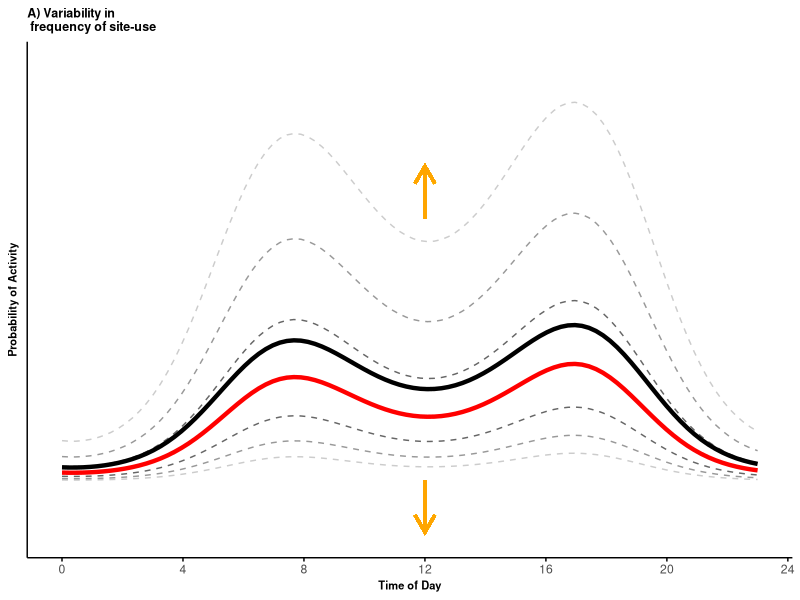
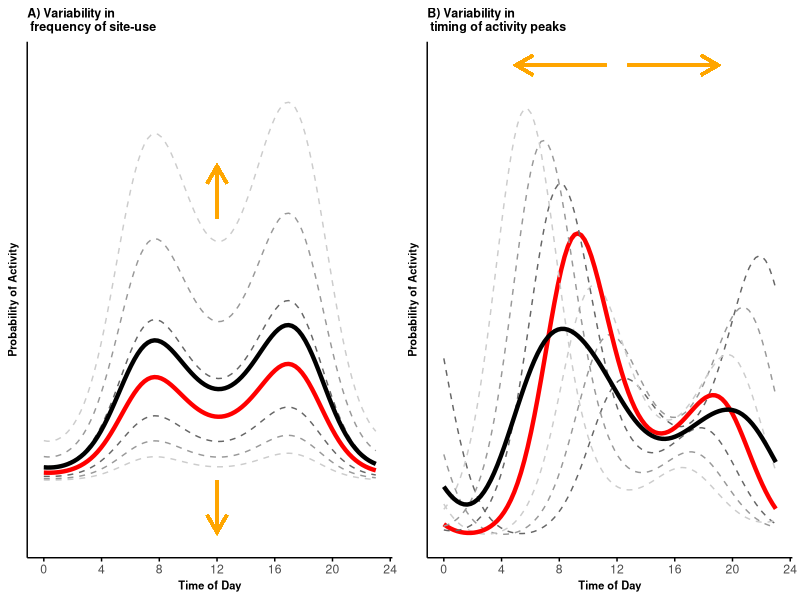
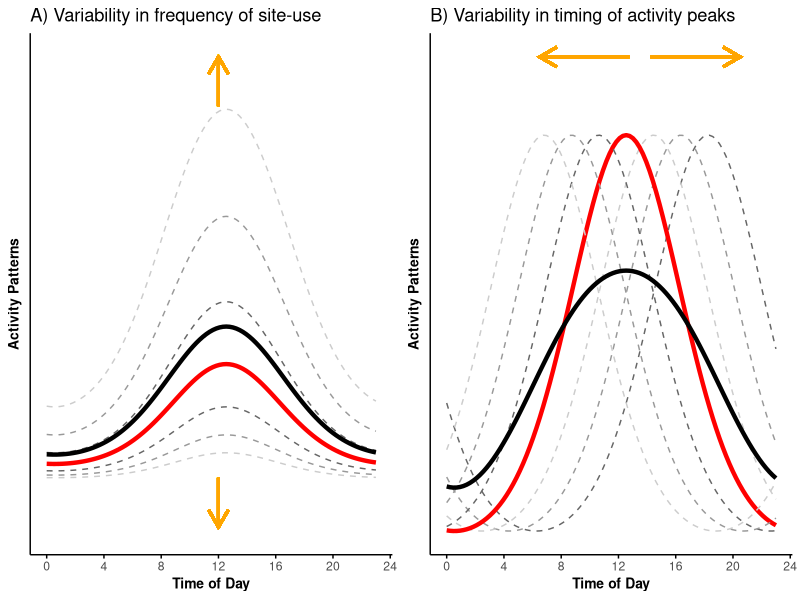

Write the R code that produced these figures, in order.
## ---- chunk 1
# Load libraries and set equations' parameters
rm(list = ls())
set.seed(129)
library(dplyr)
library(grid)
library(gridExtra)
library(ggplot2)
wavelength = 24
b0 = -3
b1 = 1 
b2 = 0.7
theta0 = 3
theta1 = 2 
tau_i = gamma_i = seq(-1.5, 1.5, by = 0.5)
time <- seq(0, 23, length.out = 100)
## ---- chunk 2
# create the curves
p_df <- data.frame(p = c(
  plogis(b0 + b1*cos(2*pi*time/(24)+theta0 + gamma_i[4]) + b2*cos(2*pi*time/(12)+theta0 + gamma_i[4]) + tau_i[1]),
  plogis(b0 + b1*cos(2*pi*time/(24)+theta0 + gamma_i[4]) + b2*cos(2*pi*time/(12)+theta0 + gamma_i[4]) + tau_i[2]),
  plogis(b0 + b1*cos(2*pi*time/(24)+theta0 + gamma_i[4]) + b2*cos(2*pi*time/(12)+theta0 + gamma_i[4]) + tau_i[3]),
  plogis(b0 + b1*cos(2*pi*time/(24)+theta0 + gamma_i[4]) + b2*cos(2*pi*time/(12)+theta0 + gamma_i[4]) + tau_i[4]), # equivalent to the conditional mean
  plogis(b0 + b1*cos(2*pi*time/(24)+theta0 + gamma_i[4]) + b2*cos(2*pi*time/(12)+theta0 + gamma_i[4]) + tau_i[5]),
  plogis(b0 + b1*cos(2*pi*time/(24)+theta0 + gamma_i[4]) + b2*cos(2*pi*time/(12)+theta0 + gamma_i[4]) + tau_i[6]),
  plogis(b0 + b1*cos(2*pi*time/(24)+theta0 + gamma_i[4]) + b2*cos(2*pi*time/(12)+theta0 + gamma_i[4]) + tau_i[7])
), time = rep(time, 7), 
mean = c(rep(rep("off", length(time)),3), rep("on", length(time)), rep(rep("off", length(time)),3)),
curvesID = as.factor(rep(1:7, each = length(time))),
curvesLeg = as.factor(rep(c("+/- 1.5 SD", "+/- 1 SD", "+/- 0.5 SD", "Conditional", "+/- 0.5 SD", "+/- 1 SD", "+/- 1.5 SD"), each = length(time)))
)

# calculate the marginal mean activity curve
p_df2 <- p_df %>% select(p, time) %>% group_by(time) %>% 
  summarize(p = mean(p)) %>% 
  mutate(mean = "on", curvesID = as.factor(8),
         curvesLeg = as.factor("Marginal"))

p_df <- rbind(p_df, as.data.frame(p_df2))

# plot
(pl_vert <- ggplot(p_df, aes(x = time, y = p, group = curvesID)) +
  geom_line(aes(color = curvesLeg, linewidth = mean, linetype = mean)) +
  scale_color_manual(values = c("grey40", "grey60", "grey80", "red", "black")) +
  scale_linewidth_manual(values = c(0.5, 1.5)) +
  scale_linetype_manual(values = c(2, 1, 2)) +
  coord_cartesian(ylim = c(-0.05, 0.40)) +
  labs(x = "Time of Day", y = "Probability of Activity", title = "A) Variability in \n frequency of site-use") +
  theme_minimal()+
  theme(legend.position = "none",
        axis.line = element_line(colour = 'black', linetype = 'solid'),
        axis.ticks.x = element_line(colour = 'black', linetype = 'solid'), #element_blank(), #
        axis.text.y = element_blank(), 
        axis.title=element_text(size = 8,face = "bold"),
        plot.title=element_text(size = 9,face = "bold"),
        panel.grid.minor = element_blank(),
        panel.grid.major = element_blank()) + 
  geom_segment(aes(x=12, y=min(p), xend=12, yend=min(p)-0.05), arrow=arrow(length= unit(0.5, "cm")), 
               linewidth = 1, color = "orange", linejoin = "mitre") +
  geom_segment(aes(x=12, y=0.25+0.003, xend=12, yend=0.25+0.053), arrow=arrow(length= unit(0.5, "cm")), 
               linewidth = 1, color = "orange", linejoin = "mitre")+
  scale_x_continuous(breaks=seq(0,24,length.out=7), labels=seq(0,24,4))) 

## ---- chunk 3
# create the curves
p_df <- data.frame(p = c(
  plogis(b0 + b1*cos(2*pi*time/(24)+theta0 + gamma_i[1]) + b2*cos(2*pi*time/(12)+ theta1 + gamma_i[1]) + tau_i[4]),
  plogis(b0 + b1*cos(2*pi*time/(24)+theta0 + gamma_i[2]) + b2*cos(2*pi*time/(12)+ theta1 + gamma_i[2]) + tau_i[4]),
  plogis(b0 + b1*cos(2*pi*time/(24)+theta0 + gamma_i[3]) + b2*cos(2*pi*time/(12)+ theta1 + gamma_i[3]) + tau_i[4]),
  plogis(b0 + b1*cos(2*pi*time/(24)+theta0 + gamma_i[4]) + b2*cos(2*pi*time/(12)+ theta1 + gamma_i[4]) + tau_i[4]),
  plogis(b0 + b1*cos(2*pi*time/(24)+theta0 + gamma_i[5]) + b2*cos(2*pi*time/(12)+ theta1 + gamma_i[5]) + tau_i[4]),
  plogis(b0 + b1*cos(2*pi*time/(24)+theta0 + gamma_i[6]) + b2*cos(2*pi*time/(12)+ theta1 + gamma_i[6]) + tau_i[4]),
  plogis(b0 + b1*cos(2*pi*time/(24)+theta0 + gamma_i[7]) + b2*cos(2*pi*time/(12)+ theta1 + gamma_i[7]) + tau_i[4])
), time = rep(time, 7), 
mean = c(rep(rep("off", length(time)),3), rep("on", length(time)), rep(rep("off", length(time)),3)),
curvesID = as.factor(rep(1:7, each = length(time))),
curvesLeg = as.factor(rep(c("+/- 0.5 SD", "+/- 1 SD", "+/- 1.5 SD", "Conditional", "+/- 0.5 SD", "+/- 1 SD", "+/- 1.5 SD"), each = length(time))) 
)

# calculate the marginal mean activity curve
p_df2 <- p_df %>% select(p, time) %>% group_by(time) %>% 
  summarize(p = mean(p)) %>% 
  mutate(mean = "on", curvesID = as.factor(8),
         curvesLeg = as.factor("Marginal"))

p_df <- rbind(p_df, as.data.frame(p_df2))

# plot
pl_hor <- ggplot(p_df, aes(x = time, y = p, group = curvesID)) +
  geom_line(aes(color = curvesLeg, linewidth = mean, linetype = mean)) +
  scale_color_manual(values = c("grey40", "grey60", "grey80", "red", "black")) +
  scale_linewidth_manual(values = c(0.5, 1.5)) +
  scale_linetype_manual(values = c(2, 1)) +
  labs(x = "Time of Day", y = "Probability of Activity", title = "B) Variability in \n timing of activity peaks") +
  theme_minimal()+
  theme(legend.position = "none", 
        axis.line = element_line(colour = 'black', linetype = 'solid'),
        axis.ticks.x = element_line(colour = 'black', linetype = 'solid'), 
        axis.text.y = element_blank(), 
        axis.title=element_text(size=8,face="bold"),
        plot.title=element_text(size=9,face="bold"),
        panel.grid.minor = element_blank(),
        panel.grid.major = element_blank()) +
  geom_segment(aes(x=12 - 0.75, y=max(p) + 0.02, xend=12 - 7, yend=max(p) + 0.02), arrow=arrow(length= unit(0.5, "cm")), 
               linewidth = 1, color = "orange", linejoin = "mitre") +
  geom_segment(aes(x=12 + 0.75, y=max(p) + 0.02, xend=12 + 7, yend=max(p) + 0.02), arrow=arrow(length= unit(0.5, "cm")), 
               linewidth = 1, color = "orange", linejoin = "mitre") +
  scale_x_continuous(breaks=seq(0,24,length.out=7), labels=seq(0,24,4))+
  guides(linetype=element_blank())


# Join plots
pl <- grid.arrange(pl_vert, pl_hor, ncol = 2)

## ---- chunk 4
# setting beta2 equal to zero 
b2 = 0

# change in frequency of site-use
# create the curves
p_df <- data.frame(p = c(
  plogis(b0 + b1*cos(2*pi*time/(24)+theta0 + gamma_i[4]) + b2*cos(2*pi*time/(12)+theta0 + gamma_i[4]) + tau_i[1]),
  plogis(b0 + b1*cos(2*pi*time/(24)+theta0 + gamma_i[4]) + b2*cos(2*pi*time/(12)+theta0 + gamma_i[4]) + tau_i[2]),
  plogis(b0 + b1*cos(2*pi*time/(24)+theta0 + gamma_i[4]) + b2*cos(2*pi*time/(12)+theta0 + gamma_i[4]) + tau_i[3]),
  plogis(b0 + b1*cos(2*pi*time/(24)+theta0 + gamma_i[4]) + b2*cos(2*pi*time/(12)+theta0 + gamma_i[4]) + tau_i[4]),
  plogis(b0 + b1*cos(2*pi*time/(24)+theta0 + gamma_i[4]) + b2*cos(2*pi*time/(12)+theta0 + gamma_i[4]) + tau_i[5]),
  plogis(b0 + b1*cos(2*pi*time/(24)+theta0 + gamma_i[4]) + b2*cos(2*pi*time/(12)+theta0 + gamma_i[4]) + tau_i[6]),
  plogis(b0 + b1*cos(2*pi*time/(24)+theta0 + gamma_i[4]) + b2*cos(2*pi*time/(12)+theta0 + gamma_i[4]) + tau_i[7])
), time = rep(time, 7), 
mean = c(rep(rep("off", length(time)),3), rep("on", length(time)), rep(rep("off", length(time)),3)),
curvesID = as.factor(rep(1:7, each = length(time))),
curvesLeg = as.factor(rep(c("+/- 1.5 SD", "+/- 1 SD", "+/- 0.5 SD", "Conditional", "+/- 0.5 SD", "+/- 1 SD", "+/- 1.5 SD"), each = length(time)))
)

# calculate the marginal mean activity curve
p_df2 <- p_df %>% select(p, time) %>% group_by(time) %>% 
  summarize(p = mean(p)) %>% 
  mutate(mean = "on", curvesID = as.factor(8),
         curvesLeg = as.factor("Marginal"))

p_df <- rbind(p_df, as.data.frame(p_df2))

# plot
pl_vert_uni <- ggplot(p_df, aes(x = time, y = p, group = curvesID)) +
  geom_line(aes(color = curvesLeg, linewidth = mean, linetype = mean)) +
  scale_color_manual(values = c("grey40", "grey60", "grey80", "red", "black")) +
  scale_linewidth_manual(values = c(0.5, 1.5)) +
  scale_linetype_manual(values = c(2, 1, 2)) +
  coord_cartesian(ylim = c(-0.05, max(p_df$p)+0.053)) +
  labs(x = "Time of Day", y = "Activity Patterns", title = "A) Variability in frequency of site-use") +
  theme_minimal()+
  theme(legend.position = "none",
        axis.line = element_line(colour = 'black', linetype = 'solid'),
        axis.ticks.x = element_line(colour = 'black', linetype = 'solid'), 
        axis.text.y = element_blank(), #element_text(size=8),
        axis.title=element_text(size=10,face="bold"),
        panel.grid.minor = element_blank(),
        panel.grid.major = element_blank()) + 
  geom_segment(aes(x=12, y=min(p), xend=12, yend=min(p)-0.05), arrow=arrow(length= unit(0.5, "cm")), 
               linewidth = 1, color = "orange", linejoin = "mitre") +
  geom_segment(aes(x=12, y=max(p)+0.003, xend=12, yend=max(p)+0.053), arrow=arrow(length= unit(0.5, "cm")), 
               linewidth = 1, color = "orange", linejoin = "mitre")+
  scale_x_continuous(breaks=seq(0,24,length.out=7), labels=seq(0,24,4)) 

# change in timing of activity peak
# creating the curves
p_df <- data.frame(p = c(
  plogis(b0 + b1*cos(2*pi*time/(24)+theta0 + gamma_i[1]) + b2*cos(2*pi*time/(12)+ theta1 + gamma_i[1]) + tau_i[4]),
  plogis(b0 + b1*cos(2*pi*time/(24)+theta0 + gamma_i[2]) + b2*cos(2*pi*time/(12)+ theta1 + gamma_i[2]) + tau_i[4]),
  plogis(b0 + b1*cos(2*pi*time/(24)+theta0 + gamma_i[3]) + b2*cos(2*pi*time/(12)+ theta1 + gamma_i[3]) + tau_i[4]),
  plogis(b0 + b1*cos(2*pi*time/(24)+theta0 + gamma_i[4]) + b2*cos(2*pi*time/(12)+ theta1 + gamma_i[4]) + tau_i[4]),
  plogis(b0 + b1*cos(2*pi*time/(24)+theta0 + gamma_i[5]) + b2*cos(2*pi*time/(12)+ theta1 + gamma_i[5]) + tau_i[4]),
  plogis(b0 + b1*cos(2*pi*time/(24)+theta0 + gamma_i[6]) + b2*cos(2*pi*time/(12)+ theta1 + gamma_i[6]) + tau_i[4]),
  plogis(b0 + b1*cos(2*pi*time/(24)+theta0 + gamma_i[7]) + b2*cos(2*pi*time/(12)+ theta1 + gamma_i[7]) + tau_i[4])
), time = rep(time, 7), 
mean = c(rep(rep("off", length(time)),3), rep("on", length(time)), rep(rep("off", length(time)),3)),
curvesID = as.factor(rep(1:7, each = length(time))),
curvesLeg = as.factor(rep(c("+/- 0.5 SD", "+/- 1 SD", "+/- 1.5 SD", "Conditional", "+/- 0.5 SD", "+/- 1 SD", "+/- 1.5 SD"), each = length(time))) 
)

# calculate the marginal mean activity curve
p_df2 <- p_df %>% select(p, time) %>% group_by(time) %>% 
  summarize(p = mean(p)) %>% 
  mutate(mean = "on", curvesID = as.factor(8),
         curvesLeg = as.factor("Marginal"))

p_df <- rbind(p_df, as.data.frame(p_df2))

# plot
pl_hor_uni <- ggplot(p_df, aes(x = time, y = p, group = curvesID)) +
  geom_line(aes(color = curvesLeg, linewidth = mean, linetype = mean)) +
  scale_color_manual(values = c("grey40", "grey60", "grey80", "red", "black")) +
  scale_linewidth_manual(values = c(0.5, 1.5)) +
  scale_linetype_manual(values = c(2, 1)) +
  labs(x = "Time of Day", y = "Activity Patterns", title = "B) Variability in timing of activity peaks") +
  theme_minimal()+
  theme(legend.position = "none", 
        axis.line = element_line(colour = 'black', linetype = 'solid'),
        axis.ticks.x = element_line(colour = 'black', linetype = 'solid'),
        axis.text.y = element_blank(), #element_text(size=8),
        axis.title=element_text(size=10,face="bold"),
        panel.grid.minor = element_blank(),
        panel.grid.major = element_blank()) +
  geom_segment(aes(x=13.5 - 0.75, y=max(p) + 0.02, xend=13.5 - 7, yend=max(p) + 0.02), arrow=arrow(length= unit(0.5, "cm")), 
               linewidth = 1, color = "orange", linejoin = "mitre") +
  geom_segment(aes(x=13.5 + 0.75, y=max(p) + 0.02, xend=13.5 + 7, yend=max(p) + 0.02), arrow=arrow(length= unit(0.5, "cm")), 
               linewidth = 1, color = "orange", linejoin = "mitre") +
  scale_x_continuous(breaks=seq(0,24,length.out=7), labels=seq(0,24,4))+
  guides(linetype=element_blank())


# Join plots
pl_uni <- grid.arrange(pl_vert_uni, pl_hor_uni, ncol = 2)
